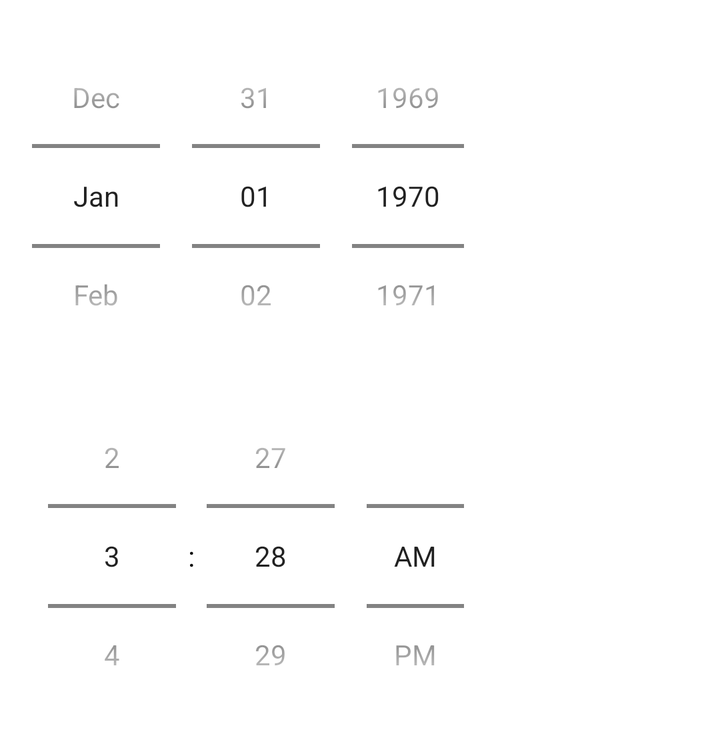
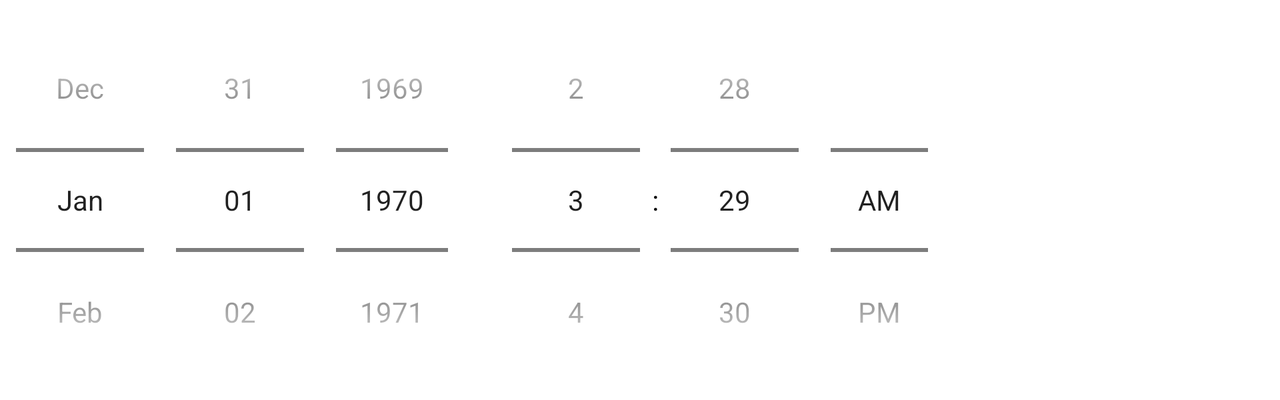

An Android layout and its configuration variant, each rendered on a device that would load it. The default file and the variant file are quoted in full after the pictures.
<!-- AndroidManifest.xml: application theme Theme.HumphreysBus.NoActionBar -->
<!-- res/layout/dialog_datetime_picker.xml -->
<?xml version="1.0" encoding="utf-8"?>
<LinearLayout xmlns:android="http://schemas.android.com/apk/res/android"
    android:layout_width="wrap_content"
    android:layout_height="wrap_content"
    android:gravity="center"
    android:padding="8dp"
    android:orientation="vertical">

    <DatePicker
        android:id="@+id/datePicker"
        android:layout_width="240dp"
        android:layout_height="180dp"
        android:calendarViewShown="false"
        android:datePickerMode="spinner" />

    <TimePicker
        android:id="@+id/timePicker"
        android:layout_width="240dp"
        android:layout_height="180dp"
        android:timePickerMode="spinner" />
</LinearLayout>
<!-- resources referenced by this layout -->
<resources>
  <style name="Theme.HumphreysBus.NoActionBar">
          <item name="windowActionBar">false</item>
          <item name="windowNoTitle">true</item>
      </style>
</resources>
<!-- res/layout-land/dialog_datetime_picker.xml (the repository's variant of the layout above) -->
<!-- drawn on the phone turned sideways -->
<?xml version="1.0" encoding="utf-8"?>
<LinearLayout xmlns:android="http://schemas.android.com/apk/res/android"
    android:layout_width="wrap_content"
    android:layout_height="wrap_content"
    android:orientation="horizontal">

    <DatePicker
        android:id="@+id/datePicker"
        android:layout_width="240dp"
        android:layout_height="200dp"
        android:calendarViewShown="false"
        android:datePickerMode="spinner" />

    <TimePicker
        android:id="@+id/timePicker"
        android:layout_width="240dp"
        android:layout_height="200dp"
        android:timePickerMode="spinner" />
</LinearLayout>
